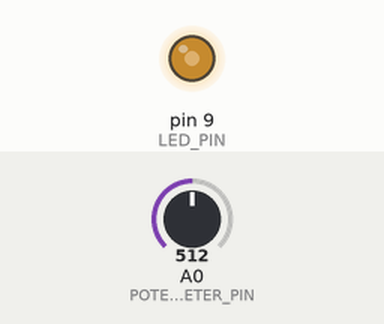
Simulated run of this sketch. Board: Arduino Uno, built with avr-gcc and run on an emulated ATmega328P. Parts: output pins drawn as LEDs (lit = HIGH). Inputs (shaded band) come from the test bench; at power-on: A0 (POTENTIOMETER_PIN) = 512.

Above: at 1.2 s.
1.3 s: A0 (POTENTIOMETER_PIN) set to 716
At 1.6 s:
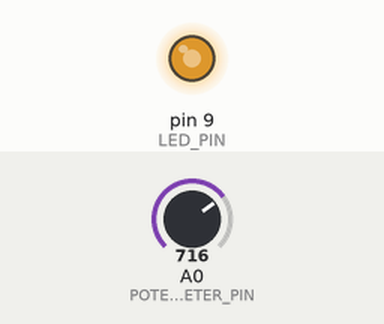
2.8 s: A0 (POTENTIOMETER_PIN) set to 900
At 4.0 s:
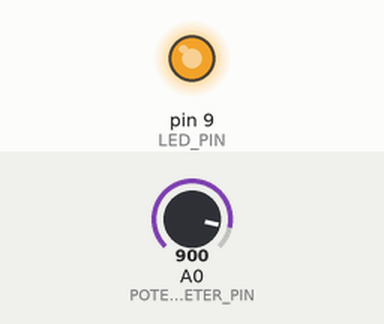
4.3 s: A0 (POTENTIOMETER_PIN) set to 122
At 5.1 s:
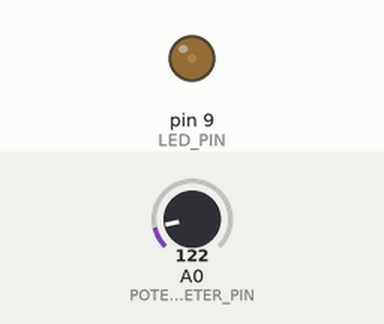
5.8 s: A0 (POTENTIOMETER_PIN) set to 0
At 6.3 s:
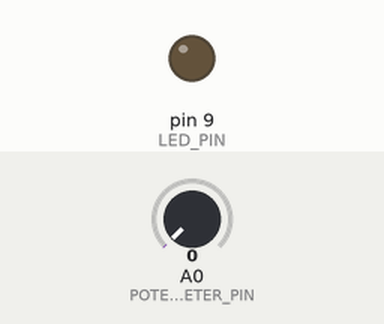
Timing chart, 0 to 8.3 s (numbered marks = the images above; inputs shaded):
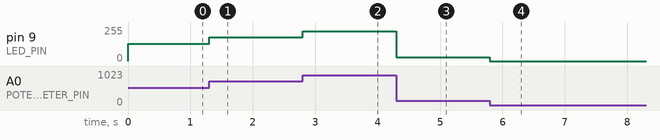

The sketch:

aye2.ino
```cpp
/*Green LED light brightens based on potentiometer*/

int LED_PIN = 9; // green
int POTENTIOMETER_PIN = A0; // POTENTIOMETER

/*
int LED2 = 10; // red
int LED3 = 11; // yellow
*/

void setup()
{
  pinMode(LED_PIN, OUTPUT);
}
void loop()
{
  int potentiometerValue = analogRead(POTENTIOMETER_PIN);
  int brightness = potentiometerValue / 4;
  analogWrite(LED_PIN, brightness);
}
```

Measured:
- after the input at 1.3 s, pin 9 (LED_PIN): 128/255 → 179/255 at once
- after the input at 2.8 s, pin 9 (LED_PIN): 179/255 → 225/255 at once
- after the input at 4.3 s, pin 9 (LED_PIN): 225/255 → 30/255 at once
- after the input at 5.8 s, pin 9 (LED_PIN): 30/255 → 0/255 at once
